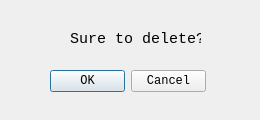
<?xml version="1.0" encoding="UTF-8"?>
<ui version="4.0">
 <class>DeleteWindow</class>
 <widget class="QWidget" name="DeleteWindow">
  <property name="enabled">
   <bool>true</bool>
  </property>
  <property name="geometry">
   <rect>
    <x>0</x>
    <y>0</y>
    <width>260</width>
    <height>120</height>
   </rect>
  </property>
  <property name="font">
   <font>
    <family>Consolas</family>
    <weight>50</weight>
    <bold>false</bold>
   </font>
  </property>
  <property name="focusPolicy">
   <enum>Qt::ClickFocus</enum>
  </property>
  <property name="windowTitle">
   <string>Delete</string>
  </property>
  <property name="windowIcon">
   <iconset>
    <normaloff>../../../PyCharm/PyCharm Community Edition 2019.1.1/bin/pycharm.ico</normaloff>../../../PyCharm/PyCharm Community Edition 2019.1.1/bin/pycharm.ico</iconset>
  </property>
  <widget class="QDialogButtonBox" name="buttonBox">
   <property name="geometry">
    <rect>
     <x>50</x>
     <y>70</y>
     <width>156</width>
     <height>23</height>
    </rect>
   </property>
   <property name="standardButtons">
    <set>QDialogButtonBox::Cancel|QDialogButtonBox::Ok</set>
   </property>
  </widget>
  <widget class="QLabel" name="label">
   <property name="geometry">
    <rect>
     <x>70</x>
     <y>30</y>
     <width>131</width>
     <height>16</height>
    </rect>
   </property>
   <property name="text">
    <string>&lt;html&gt;&lt;head/&gt;&lt;body&gt;&lt;p align=&quot;center&quot;&gt;&lt;span style=&quot; font-size:11pt;&quot;&gt;Sure to delete?&lt;/span&gt;&lt;/p&gt;&lt;/body&gt;&lt;/html&gt;</string>
   </property>
  </widget>
 </widget>
 <resources/>
 <connections>
  <connection>
   <sender>buttonBox</sender>
   <signal>accepted()</signal>
   <receiver>DeleteWindow</receiver>
   <slot>respond_yes()</slot>
   <hints>
    <hint type="sourcelabel">
     <x>70</x>
     <y>78</y>
    </hint>
    <hint type="destinationlabel">
     <x>69</x>
     <y>12</y>
    </hint>
   </hints>
  </connection>
  <connection>
   <sender>buttonBox</sender>
   <signal>rejected()</signal>
   <receiver>DeleteWindow</receiver>
   <slot>respond_no()</slot>
   <hints>
    <hint type="sourcelabel">
     <x>161</x>
     <y>77</y>
    </hint>
    <hint type="destinationlabel">
     <x>231</x>
     <y>16</y>
    </hint>
   </hints>
  </connection>
 </connections>
 <slots>
  <slot>respond_yes()</slot>
  <slot>respond_no()</slot>
 </slots>
</ui>
